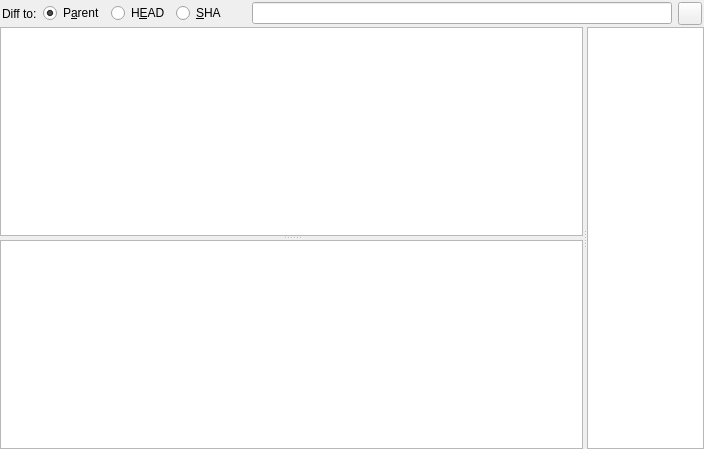
<?xml version="1.0" encoding="UTF-8"?>
<ui version="4.0">
 <class>TabPatch</class>
 <widget class="QWidget" name="TabPatch">
  <property name="geometry">
   <rect>
    <x>0</x>
    <y>0</y>
    <width>704</width>
    <height>449</height>
   </rect>
  </property>
  <property name="windowTitle">
   <string>Patch</string>
  </property>
  <layout class="QHBoxLayout">
   <property name="spacing">
    <number>0</number>
   </property>
   <property name="margin">
    <number>0</number>
   </property>
   <item>
    <layout class="QVBoxLayout">
     <property name="spacing">
      <number>0</number>
     </property>
     <property name="margin">
      <number>0</number>
     </property>
     <item>
      <layout class="QHBoxLayout">
       <property name="spacing">
        <number>6</number>
       </property>
       <property name="margin">
        <number>2</number>
       </property>
       <item>
        <widget class="QLabel" name="textLabel">
         <property name="text">
          <string>Diff to:</string>
         </property>
         <property name="wordWrap">
          <bool>false</bool>
         </property>
        </widget>
       </item>
       <item>
        <widget class="QRadioButton" name="radioButtonParent">
         <property name="focusPolicy">
          <enum>Qt::StrongFocus</enum>
         </property>
         <property name="toolTip">
          <string>Check to diff against parent</string>
         </property>
         <property name="text">
          <string>P&amp;arent</string>
         </property>
         <property name="shortcut">
          <string>Alt+A</string>
         </property>
         <property name="checked">
          <bool>true</bool>
         </property>
        </widget>
       </item>
       <item>
        <widget class="QRadioButton" name="radioButtonHead">
         <property name="focusPolicy">
          <enum>Qt::ClickFocus</enum>
         </property>
         <property name="toolTip">
          <string>Check to diff against HEAD</string>
         </property>
         <property name="text">
          <string>H&amp;EAD</string>
         </property>
         <property name="shortcut">
          <string>Alt+E</string>
         </property>
        </widget>
       </item>
       <item>
        <widget class="QRadioButton" name="radioButtonSha">
         <property name="focusPolicy">
          <enum>Qt::ClickFocus</enum>
         </property>
         <property name="toolTip">
          <string>Use CTRL + right click to select a revision to diff against</string>
         </property>
         <property name="text">
          <string>&amp;SHA</string>
         </property>
         <property name="shortcut">
          <string>Alt+S</string>
         </property>
        </widget>
       </item>
       <item>
        <spacer>
         <property name="orientation">
          <enum>Qt::Horizontal</enum>
         </property>
         <property name="sizeHint" stdset="0">
          <size>
           <width>20</width>
           <height>0</height>
          </size>
         </property>
        </spacer>
       </item>
       <item>
        <widget class="QLineEdit" name="lineEditDiff">
         <property name="sizePolicy">
          <sizepolicy hsizetype="Expanding" vsizetype="Fixed">
           <horstretch>1</horstretch>
           <verstretch>0</verstretch>
          </sizepolicy>
         </property>
         <property name="toolTip">
          <string>SHA value of selected revision. Use CTRL + right click to select.</string>
         </property>
        </widget>
       </item>
       <item>
        <widget class="QToolButton" name="buttonFilterPatch">
         <property name="toolTip">
          <string>Toggle view of added and removed lines (CTRL+H)</string>
         </property>
         <property name="shortcut">
          <string>Ctrl+H</string>
         </property>
        </widget>
       </item>
      </layout>
     </item>
     <item>
      <widget class="QSplitter" name="splitter_2">
       <property name="sizePolicy">
        <sizepolicy hsizetype="Expanding" vsizetype="Expanding">
         <horstretch>0</horstretch>
         <verstretch>0</verstretch>
        </sizepolicy>
       </property>
       <property name="orientation">
        <enum>Qt::Horizontal</enum>
       </property>
       <widget class="QSplitter" name="splitter">
        <property name="sizePolicy">
         <sizepolicy hsizetype="Preferred" vsizetype="Expanding">
          <horstretch>5</horstretch>
          <verstretch>0</verstretch>
         </sizepolicy>
        </property>
        <property name="orientation">
         <enum>Qt::Vertical</enum>
        </property>
        <widget class="RevDesc" name="textBrowserDesc">
         <property name="lineWrapMode">
          <enum>QTextEdit::NoWrap</enum>
         </property>
        </widget>
        <widget class="PatchContent" name="textEditDiff">
         <property name="undoRedoEnabled">
          <bool>false</bool>
         </property>
         <property name="lineWrapMode">
          <enum>QTextEdit::NoWrap</enum>
         </property>
         <property name="readOnly">
          <bool>true</bool>
         </property>
         <property name="tabStopWidth">
          <number>20</number>
         </property>
         <property name="textInteractionFlags">
          <set>Qt::TextSelectableByMouse</set>
         </property>
        </widget>
       </widget>
       <widget class="FileList" name="fileList">
        <property name="sizePolicy">
         <sizepolicy hsizetype="Ignored" vsizetype="Ignored">
          <horstretch>1</horstretch>
          <verstretch>0</verstretch>
         </sizepolicy>
        </property>
        <property name="contextMenuPolicy">
         <enum>Qt::CustomContextMenu</enum>
        </property>
       </widget>
      </widget>
     </item>
    </layout>
   </item>
  </layout>
 </widget>
 <layoutdefault spacing="6" margin="11"/>
 <customwidgets>
  <customwidget>
   <class>FileList</class>
   <extends>QListWidget</extends>
   <header>filelist.h</header>
  </customwidget>
  <customwidget>
   <class>RevDesc</class>
   <extends>QTextBrowser</extends>
   <header>revdesc.h</header>
  </customwidget>
  <customwidget>
   <class>PatchContent</class>
   <extends>QTextEdit</extends>
   <header>patchcontent.h</header>
  </customwidget>
 </customwidgets>
 <includes>
  <include location="local">revdesc.h</include>
 </includes>
 <resources>
  <include location="icons.qrc"/>
 </resources>
 <connections/>
</ui>
